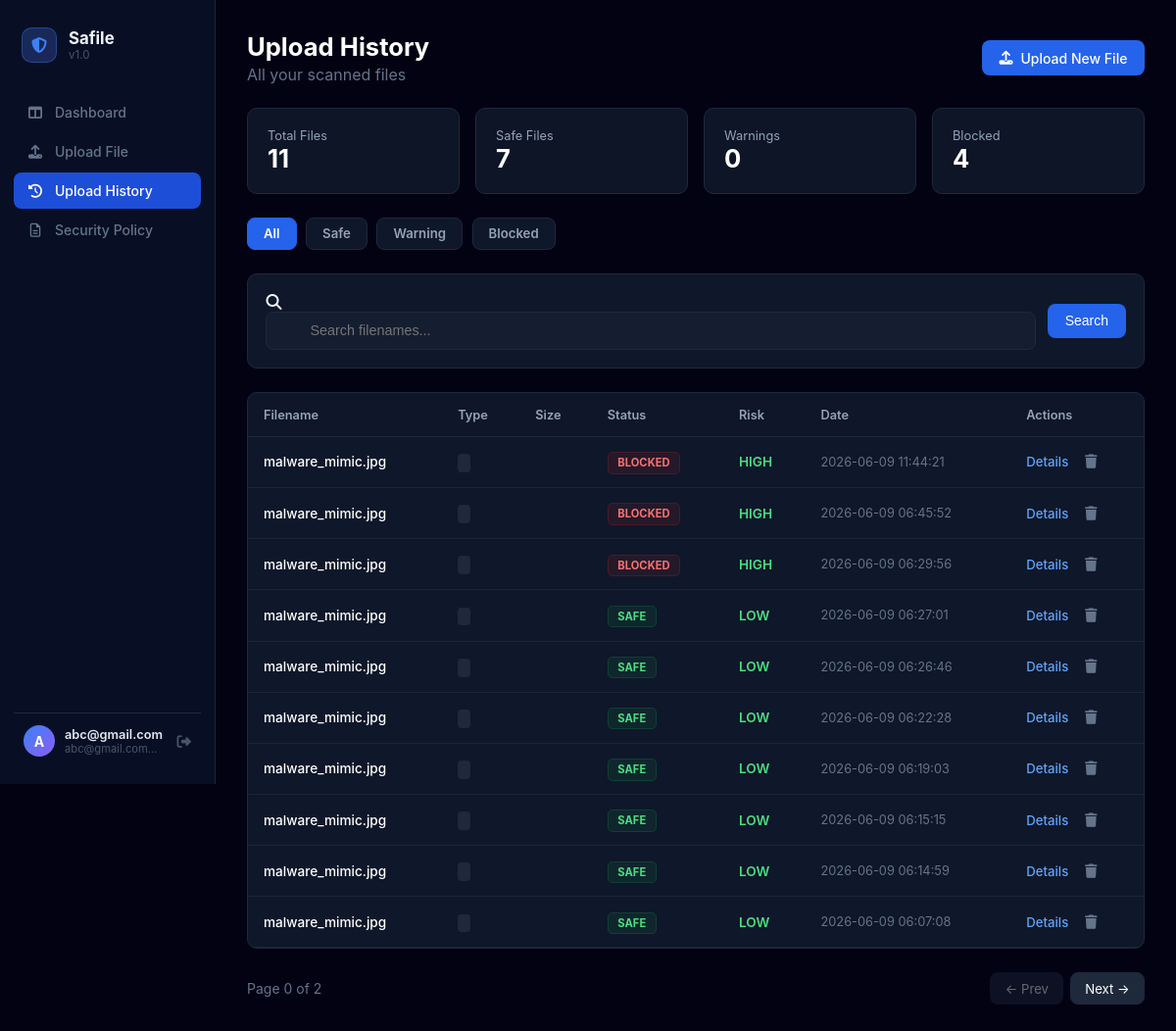
Screenshot of /history?status=ALL&search=&page=0 (signed in) with the database file from the repository.
### tables this page shows
CREATE TABLE history (
            id INTEGER PRIMARY KEY AUTOINCREMENT,
            user_id INTEGER NOT NULL,
            filename TEXT NOT NULL,
            status TEXT NOT NULL,
            risk TEXT NOT NULL,
            reason TEXT NOT NULL,
            timestamp DATETIME DEFAULT CURRENT_TIMESTAMP,
            FOREIGN KEY(user_id) REFERENCES users(id)
        );

### app.py (the view)
@app.route('/history')
def history():
    if 'username' not in session:
        return redirect(url_for('login'))
    user_id = session.get('user_id')
    status_filter = request.args.get('status', 'ALL')
    search = request.args.get('search', '')
    page = int(request.args.get('page', 1))
    per_page = 10 # 페이지당 보여줄 개수
    conn = sqlite3.connect('safile.db')
    cursor = conn.cursor()
    base_query = "SELECT * FROM history WHERE user_id = ?"
    params = [user_id]
    if status_filter != 'ALL':
        base_query += " AND status = ?"
        params.append(status_filter)
    if search:
        base_query += " AND filename LIKE ?"
        params.append(f"%{search}%")
    cursor.execute(base_query.replace("*", "COUNT(*)"), params)
    total_count = cursor.fetchone()[0]
    total_pages = (total_count + per_page - 1) // per_page
    cursor.execute("SELECT status, COUNT(*) FROM history WHERE user_id = ? GROUP BY status", (user_id,))
    stats_data = dict(cursor.fetchall())
    stats = {
        'total': total_count,
        'safe': stats_data.get('SAFE', 0),
        'warning': stats_data.get('WARNING', 0),
        'blocked': stats_data.get('BLOCKED', 0)
    }
    offset = (page - 1) * per_page
    query = base_query + " ORDER BY timestamp DESC LIMIT ? OFFSET ?"
    cursor.execute(query, params + [per_page, offset])
    uploads = cursor.fetchall()
    conn.close()
    upload_list = [{"id": u[0], "filename": u[2], "result": u[3], "risk": u[4], "created_at": u[6]} for u in uploads]
    return render_template('history.html',
                           uploads=upload_list,
                           stats=stats,
                           status_filter=status_filter,
                           search=search,
                           page=page,
                           total_pages=total_pages)

### app.py (called while the page is built)
@app.context_processor
def inject_user_stats():
    if 'user_id' in session:
        user_id = session.get('user_id')
        conn = sqlite3.connect('safile.db')
        cursor = conn.cursor()
        cursor.execute("SELECT COUNT(*) FROM history WHERE status = 'BLOCKED' AND user_id = ?", (user_id,))
        count = cursor.fetchone()[0]
        conn.close()
        return dict(blocked_count=count)
    return dict(blocked_count=0)

@app.context_processor
def inject_all_stats():
    if 'user_id' in session:
        user_id = session.get('user_id')
        conn = sqlite3.connect('safile.db')
        cursor = conn.cursor()
        cursor.execute("SELECT status, COUNT(*) FROM history WHERE user_id = ? GROUP BY status", (user_id,))
        rows = cursor.fetchall()
        stats = {status: count for status, count in rows}
        conn.close()
        return dict(
            blocked_count=stats.get('BLOCKED', 0),
            warning_count=stats.get('WARNING', 0),
            safe_count=stats.get('SAFE', 0)
        )
    return dict(blocked_count=0, warning_count=0, safe_count=0)

@app.before_request
def load_logged_in_user():
    user_id = session.get('user_id')
    if user_id:
        class CurrentUser:
            def __init__(self, id, username):
                self.id = id
                self.username = username
                self.is_authenticated = True
        g.current_user = CurrentUser(user_id, session.get('username'))
    else:
        g.current_user = None

### templates/history.html (shortened to what this page needs)
{% extends 'base.html' %}
{% block content %}
<div class="history-top-flex">
    <div>
        <h1>Upload History</h1>
        <p style="color:#64748b;margin:0;">All your scanned files</p>
    </div>
    <a href="{{ url_for('upload') }}" class="btn-primary-flex">
        <i class="fa-solid fa-upload"></i> Upload New File
    </a>
</div>
<div class="policy-stats-grid">
    <div class="stat-card">
        <div class="stat-label">Total Files</div>
        <div class="stat-value text-blue">{{ stats.total }}</div>
    </div>
    <div class="stat-card">
        <div class="stat-label">Safe Files</div>
        <div class="stat-value text-green">{{ stats.safe }}</div>
    </div>
    <div class="stat-card">
        <div class="stat-label">Warnings</div>
        <div class="stat-value text-yellow">{{ stats.warning }}</div>
    </div>
    <div class="stat-card">
        <div class="stat-label">Blocked</div>
        <div class="stat-value text-red">{{ stats.blocked }}</div>
    </div>
</div>
<div class="quick-filter-tabs">
    <a href="?status=ALL" class="tab-btn {% if status_filter == 'ALL' %}active{% endif %}">All</a>
    <a href="?status=SAFE" class="tab-btn {% if status_filter == 'SAFE' %}active{% endif %}" data-status="SAFE">Safe</a>
    <a href="?status=WARNING" class="tab-btn {% if status_filter == 'WARNING' %}active{% endif %}" data-status="WARNING">Warning</a>
    <a href="?status=BLOCKED" class="tab-btn {% if status_filter == 'BLOCKED' %}active{% endif %}" data-status="BLOCKED">Blocked</a>
</div>
<div class="search-filter-bg-box">
    <form method="GET" class="search-flex-row">
        <div class="search-input-wrapper">
            <i class="fa-solid fa-magnifying-glass search-inner-icon"></i>
            <input type="text" name="search" value="{{ search }}" placeholder="Search filenames..." style="width:100%;box-sizing:border-box;background:rgba(30,41,59,.4);border:1px solid #1e293b;border-radius:.5rem;padding:.65rem 1rem .65rem 2.75rem;color:#fff;outline:none;font-size:.9rem;">
        </div>
        <button type="submit" class="btn-primary-flex">Search</button>
    </form>
</div>
<div class="history-table-container">
    <table class="history-main-table">
        <thead>
            <tr>
                <th>Filename</th>
                <th>Type</th>
                <th>Size</th>
                <th>Status</th>
                <th>Risk</th>
                <th>Date</th>
                <th>Actions</th>
            </tr>
        </thead>
        <tbody>
            {% for u in uploads %}
            <tr>
                <td><div class="table-filename-text">{{ u.filename }}</div></td>
                <td><span class="table-type-badge">{{ u.file_type }}</span></td>
                <td style="color:#94a3b8;">{{ u.filesize }}</td>
                <td>
                    {% if u.result == 'SAFE' %}
                        <span class="status-badge-base status-badge-safe">SAFE</span>
                    {% elif u.result == 'WARNING' %}
                        <span class="status-badge-base status-badge-warning">WARNING</span>
                    {% else %}
                        <span class="status-badge-base status-badge-blocked">BLOCKED</span>
                    {% endif %}
                </td>
                <td>
                    {% if u.risk == 'CRITICAL' %}<span class="text-red status-bold">{{ u.risk }}</span>
                    {% elif u.risk == 'MEDIUM' %}<span class="text-yellow status-bold">{{ u.risk }}</span>
                    {% else %}<span class="text-green status-bold">{{ u.risk }}</span>{% endif %}
                </td>
                <td style="color:#64748b;font-size:0.8rem;">{{ u.created_at }}</td>
                <td>
                    <div class="table-action-flex">
                        <a href="{{ url_for('result', upload_id=u.id) }}" class="view-details-link">Details</a>
                        <form method="POST" action="{{ url_for('delete_upload', upload_id=u.id) }}" style="display:inline;" onsubmit="return confirm('Delete this record?')">
                            <button type="submit" class="table-delete-trash-btn"><i class="fa-solid fa-trash"></i></button>
                        </form>
                    </div>
                </td>
            </tr>
            {% else %}
            <tr><td colspan="7" class="table-empty-row">
                <i class="fa-solid fa-inbox" style="font-size:2rem;color:#334155;display:block;margin-bottom:.5rem;"></i>
                No records found
            </td></tr>
            {% endfor %}
        </tbody>
    </table>
</div>
{% if total_pages > 1 %}
<div class="pagination-footer-flex">
    <span style="color:#64748b;font-size:.875rem;">Page {{ page }} of {{ total_pages }}</span>
    <div class="pagination-buttons">
        <a href="?status={{ status_filter }}&search={{ search }}&page={{ page - 1 }}"
           class="btn-dark-nav {% if page <= 1 %}disabled{% endif %}"
           {% if page <= 1 %}onclick="return false"{% endif %}>← Prev</a>
        <a href="?status={{ status_filter }}&search={{ search }}&page={{ page + 1 }}"
           class="btn-dark-nav {% if page >= total_pages %}disabled{% endif %}"
           {% if page >= total_pages %}onclick="return false"{% endif %}>Next →</a>
    </div>
</div>
{% endif %}
{% endblock %}

### static/style.css (style rules this page uses)
* { margin: 0; padding: 0; box-sizing: border-box; }
:root { --primary: #2563eb; --border: #1e293b; --text-muted: #94a3b8; }
body.dashboard-body { background-color: #030213; font-family: -apple-system, BlinkMacSystemFont, 'Segoe UI', sans-serif; min-height: 100vh; color: #f1f5f9; }
.stat-card { background-color: #0d1527; border: 1px solid #1e293b; border-radius: 10px; padding: 1.25rem; transition: border-color 0.2s; }
.text-blue { color: #3b82f6; }
.text-green { color: #4ade80; }
.text-red { color: #f87171; }
.text-yellow { color: #facc15; }
.stat-value { color: #ffffff; font-size: 1.6rem; font-weight: 700; }
.stat-label { color: #94a3b8; font-size: 0.8rem; }
.status-bold { font-weight: 600; }
.history-top-flex { display: flex; justify-content: space-between; align-items: center; }
.history-top-flex h1 { color: #fff; font-size: 1.6rem; font-weight: 700; margin: 0 0 .2rem; }
.btn-primary-flex { background: var(--primary); color: #fff; border: none; padding: .6rem 1.1rem; border-radius: .5rem; display: flex; align-items: center; gap: .5rem; cursor: pointer; font-size: .875rem; transition: background .2s; text-decoration: none; font-weight: 500; }
.policy-stats-grid { display: grid; grid-template-columns: repeat(auto-fit, minmax(180px, 1fr)); gap: 1rem; }
.quick-filter-tabs { display: flex; gap: .6rem; flex-wrap: wrap; }
.tab-btn { background: #0f172a; border: 1px solid var(--border); color: var(--text-muted); padding: .45rem 1rem; border-radius: .5rem; cursor: pointer; font-size: .825rem; font-weight: 600; transition: all .2s; text-decoration: none; }
.tab-btn.active { background: var(--primary) !important; color: #fff !important; border-color: var(--primary) !important; }
.search-filter-bg-box { background: #0f172a; border: 1px solid var(--border); border-radius: 10px; padding: 1.15rem; }
.search-flex-row { display: flex; flex-wrap: wrap; gap: .75rem; align-items: center; }
.search-input-wrapper { flex: 1; min-width: 220px; }
.history-table-container { background: #0f172a; border: 1px solid var(--border); border-radius: 10px; overflow-x: auto; }
.history-main-table { width: 100%; border-collapse: collapse; text-align: left; min-width: 700px; }
.history-main-table th { background: rgba(15,23,42,.6); padding: .9rem 1rem; color: #94a3b8; font-size: .8rem; font-weight: 600; border-bottom: 1px solid var(--border); white-space: nowrap; }
.history-main-table td { padding: .9rem 1rem; border-bottom: 1px solid rgba(51,65,85,.35); font-size: .85rem; vertical-align: middle; }
.table-filename-text { color: #fff; font-weight: 500; max-width: 220px; overflow: hidden; text-overflow: ellipsis; white-space: nowrap; }
.table-type-badge { background: #1e293b; color: #cbd5e1; padding: .15rem .4rem; border-radius: 4px; font-size: .72rem; font-weight: 700; }
.status-badge-base { font-size: .7rem; padding: .2rem .6rem; border-radius: 5px; border: 1px solid transparent; font-weight: 700; }
.status-badge-safe { color: #4ade80; background: rgba(22,163,74,.1); border-color: rgba(22,163,74,.2); }
.status-badge-blocked { color: #f87171; background: rgba(220,38,38,.1); border-color: rgba(220,38,38,.2); }
.table-action-flex { display: flex; align-items: center; gap: .85rem; }
.view-details-link { color: #60a5fa; text-decoration: none; font-size: .825rem; font-weight: 500; }
.table-delete-trash-btn { background: none; border: none; color: #64748b; cursor: pointer; font-size: .9rem; padding: .2rem; transition: color .2s; }
.pagination-footer-flex { display: flex; justify-content: space-between; align-items: center; }
.pagination-buttons { display: flex; gap: .4rem; }
.btn-dark-nav { background: #1e293b; border: 1px solid var(--border); color: #fff; padding: .45rem .9rem; border-radius: .5rem; cursor: pointer; font-size: .825rem; transition: background .2s; text-decoration: none; }
.btn-dark-nav.disabled { opacity: .4; pointer-events: none; }
body { -webkit-font-smoothing: antialiased; -moz-osx-font-smoothing: grayscale; }

### rows the page displays
history: filename "malware_mimic.jpg", status "BLOCKED", risk "HIGH", created_at "2026-06-09 11:44:21"
history: filename "malware_mimic.jpg", status "BLOCKED", risk "HIGH", created_at "2026-06-09 06:45:52"
history: filename "malware_mimic.jpg", status "BLOCKED", risk "HIGH", created_at "2026-06-09 06:29:56"
history: filename "malware_mimic.jpg", status "SAFE", risk "LOW", created_at "2026-06-09 06:27:01"
history: filename "malware_mimic.jpg", status "SAFE", risk "LOW", created_at "2026-06-09 06:26:46"
history: filename "malware_mimic.jpg", status "SAFE", risk "LOW", created_at "2026-06-09 06:22:28"
history: filename "malware_mimic.jpg", status "SAFE", risk "LOW", created_at "2026-06-09 06:19:03"
history: filename "malware_mimic.jpg", status "SAFE", risk "LOW", created_at "2026-06-09 06:15:15"
history: filename "malware_mimic.jpg", status "SAFE", risk "LOW", created_at "2026-06-09 06:14:59"
history: filename "malware_mimic.jpg", status "SAFE", risk "LOW", created_at "2026-06-09 06:07:08"

### other values shown
{{ (g.current_user.username or 'D')[0].upper() if g.current_user else 'D' }} "A"
{{ g.current_user.username or 'Demo User' }} "abc@gmail.com"
{{ stats.total }} "11"
{{ stats.safe }} "7"
{{ stats.warning }} "0"
{{ stats.blocked }} "4"
{{ page }} "0"
{{ total_pages }} "2"
